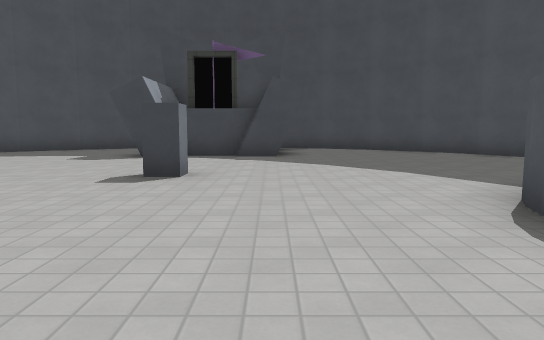
View 1 (above)

16 first-person views from a walk through a 3-D level made in the Godot game engine. The camera is 1.3 m above the floor, tilts 6° down and sees 70° across. The floor is counted in squares, 2 m on a side. Each view is taken from the middle of a square. On the plan, view 1 faces up. The plan holds only what a view shows up to about 11 squares ahead; the rest is blank. The place goes on beyond the plan. Characters and animated objects are left out. Surface patterns are stand-ins for the level's own textures.

View 2
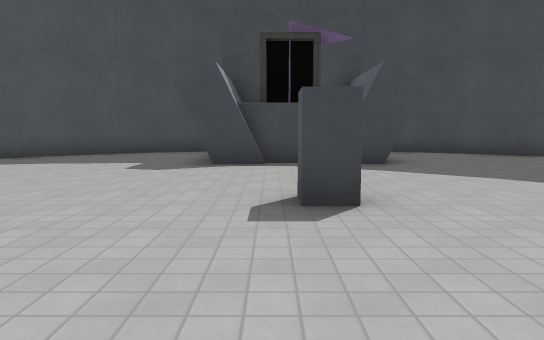

View 3
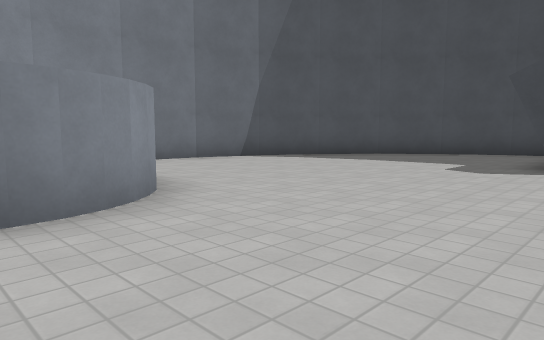

View 4
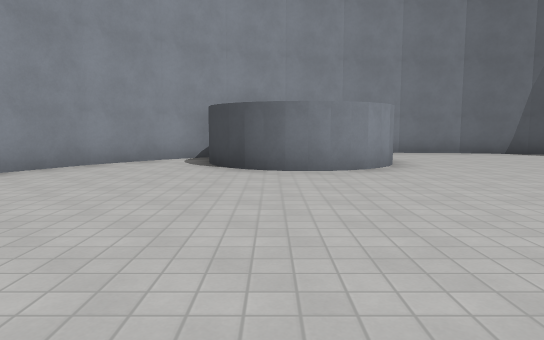

View 5
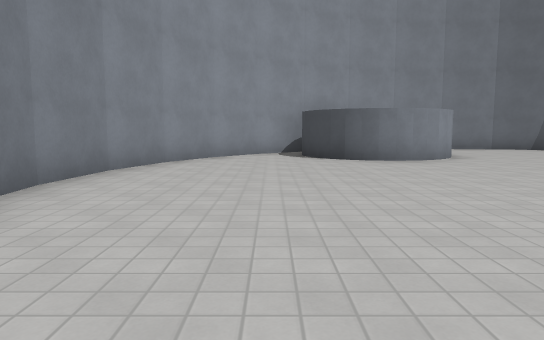

View 6
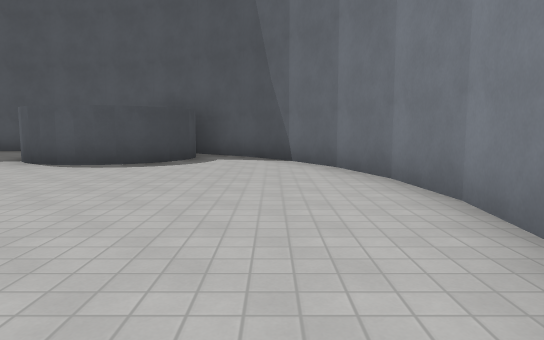

View 7
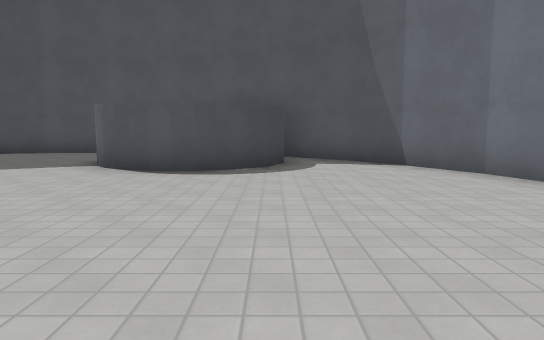

View 8
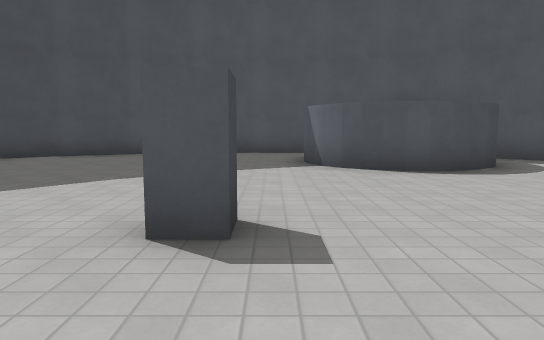

View 9
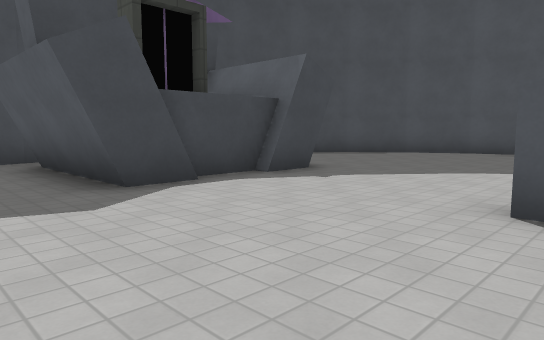

View 10
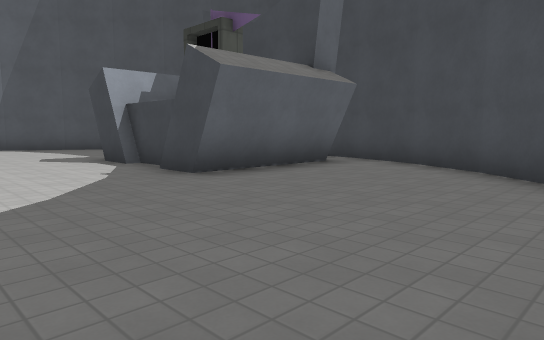

View 11
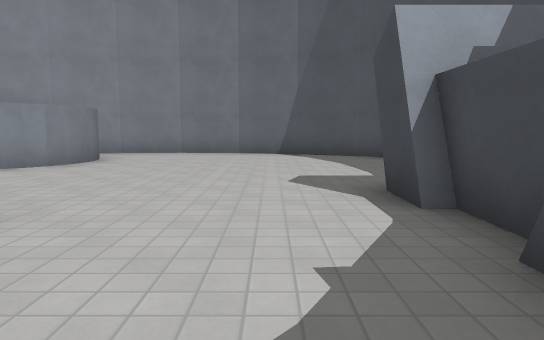

View 12
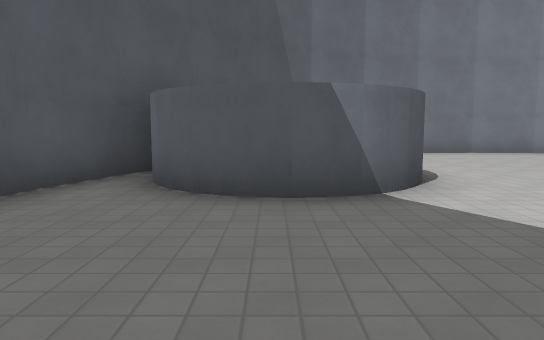

View 13
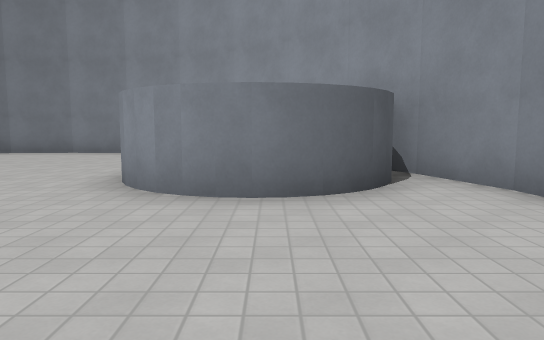

View 14
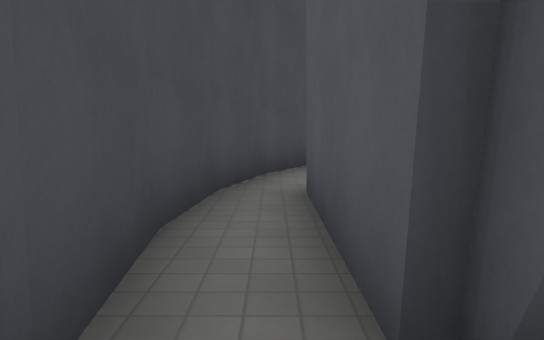

View 15
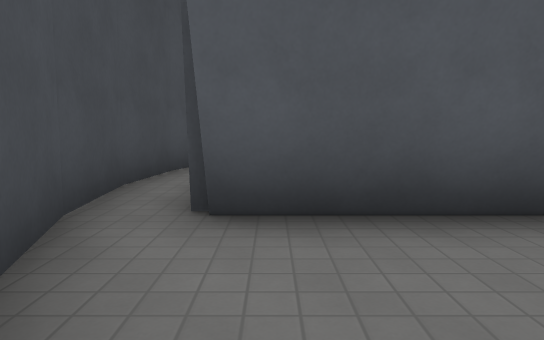

View 16
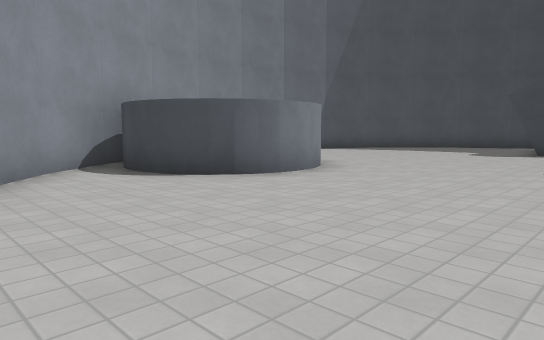

### Floor plan
Points are (right, up) in squares from view 1. A wall is a line through its corners. A room is listed if a view was taken in it or the views show most of it. See-through windows are left out.
Room 1 (views 1, 2, 3, 4, 5, 6, 7, 8, 9, 10, 11, 12, 13, 15, 16)
walls: (-1.2, 5.8) (-1.2, 5.2) (-1.7, 5.2) (-1.7, 5.8); (2, 2.9) (2.4, 3.7) (3, 4.2) (3.6, 4.4); (2, 2.7) (2.2, 3.4); (3.3, 4.3) (3.9, 4.4); (0.2, 9.2) (-0.5, 9.2) (-0.5, 9.5) (-2.5, 9.5) (-2.5, 9.2) (-3.2, 9.2); (-5, 2.9) (-5.1, 2) (-5.3, 1.5); (-5.1, 3.1) (-5, 2.4); (-3.5, 9.2) (-3.5, 12.5); (-3, 9.5) (-3, 12.6); (2.9, 1) (2.4, 1.4) (2.1, 2) (2, 3.1) (2.7, 4) (3.4, 4.4) (4.3, 4.3) (5, 4) (5.3, 3.5); (-6.8, 4.4) (-5.9, 4.2) (-5.4, 3.7) (-4.9, 2.7) (-5.2, 1.7) (-5.7, 1.1) (-6.4, 0.7); (4.8, 4.1) (5.2, 3.7) (5.5, 3.2); (-7, 4.4) (-6.3, 4.3); (3.9, 0.7) (3.3, 0.8) (2.7, 1.1) (2.2, 1.7) (2, 2.4) (2.1, 3.3); (-6.1, 0.9) (-6.6, 0.7) (-7.2, 0.8); (-7.6, 4.2) (-6.6, 4.5) (-5.6, 4) (-5.2, 3.4) (-4.9, 2.6); (-6.3, 0.8) (-7, 0.7) (-7.6, 0.9); (3, -1.4) (4.3, -0.3); (-8.4, 3.5) (-8, 4); (4.3, -0.4) (5.4, 0.9); (6.1, 2.3) (6.6, 4); (1.5, -2.2) (3.1, -1.3); (0.5, 12.5) (0.5, 9.2); (0.1, -2.6) (1.7, -2.1); (6.6, 3.9) (6.7, 5.6); (-8.5, 3.2) (-8.1, 3.9) (-7.3, 4.3) (-6.4, 4.4); (-1.5, -2.7) (0.2, -2.6); (6.7, 5.5) (6.6, 7.1); (6.6, 7) (6.1, 8.7); (-3.1, -2.6) (-1.4, -2.8); (6.1, 8.6) (5.4, 10.1); (-6.1, -1.3) (-4.7, -2.1) (-3, -2.6); (5.4, 10) (4.3, 11.4); (4.4, 11.3) (3, 12.4); (-7.4, -0.3) (-6, -1.4); (-8.4, 1) (-7.3, -0.4); (3.2, 12.3) (1.6, 13.1); (-9.2, 2.5) (-8.3, 0.9); (-9.6, 4) (-9.1, 2.3); (-9.8, 5.6) (-9.6, 3.9); (-4.6, 13.1) (-6.1, 12.3); (-9.6, 7.2) (-9.7, 5.5); (-8.3, 10.1) (-9.1, 8.7) (-9.6, 7.1); (-7.3, 11.3) (-8.4, 10); (-6.1, 12.4) (-7.4, 11.3)
low walls: (-3.2, 9.2) (-3.2, 12.6); (0.2, 12.6) (0.2, 9.2)
ways out: opening at (-4, 13) to room 2; opening at (1, 13) to room 2
Room 2 (view 14)
walls: (-1.4, 13.7) (-3.1, 13.6); (-3, 13.6) (-4.7, 13.1); (-3.2, 12.6) (0.2, 12.6); (-3.2, 12.5) (-2.9, 12.5); (0.2, 13.6) (-1.5, 13.7); (1.7, 13.1) (0, 13.6)
ways out: opening at (-4, 13) to room 1; opening at (1, 13) to room 1

Positions as (right, up) in squares from view 1, and headings:
1: (0, 0), facing up
2: (-2, 2), facing up
3: (-2, 2), facing up-left
4: (1, 2), facing left
5: (3, 0), facing left
6: (-5, -1), facing right
7: (-4, 1), facing right
8: (-4, 5), facing right
9: (-5, 5), facing up-right
10: (5, 6), facing up-left
11: (1, 8), facing left
12: (4, 8), facing down
13: (-7, 8), facing down
14: (-4, 13), facing right
15: (-6, 12), facing right
16: (-1, -2), facing up-left
